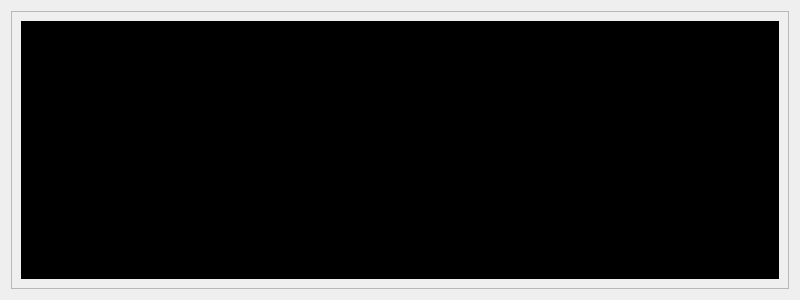
<?xml version="1.0" encoding="UTF-8"?>
<ui version="4.0">
 <class>Form</class>
 <widget class="QWidget" name="Form">
  <property name="geometry">
   <rect>
    <x>0</x>
    <y>0</y>
    <width>800</width>
    <height>300</height>
   </rect>
  </property>
  <property name="minimumSize">
   <size>
    <width>800</width>
    <height>300</height>
   </size>
  </property>
  <property name="windowTitle">
   <string>Form</string>
  </property>
  <property name="styleSheet">
   <string notr="true">QScrollBar:horizontal { border: 2px solid grey; background: #32CC99; height: 15px; margin: 0px 20px 0 20px; }
QScrollBar::handle:horizontal { background: white; min-width: 20px; }
QScrollBar::add-line:horizontal { border: 2px solid grey; background: #32CC99; width: 20px; subcontrol-position: right; subcontrol-origin: margin; }
QScrollBar::sub-line:horizontal { border: 2px solid grey; background: #32CC99; width: 20px; subcontrol-position: left; subcontrol-origin: margin; }
QScrollBar:vertical { border: 2px solid grey; background: #32CC99; width: 15px; margin: 22px 0 22px 0; }
QScrollBar::handle:vertical { background: white; min-height: 20px; }
QScrollBar::add-line:vertical { border: 2px solid grey; background: #32CC99; height: 20px; subcontrol-position: bottom; subcontrol-origin: margin; }
QScrollBar::sub-line:vertical { border: 2px solid grey; background: #32CC99; height: 20px; subcontrol-position: top; subcontrol-origin: margin; }
QScrollBar::up-arrow:vertical, QScrollBar::down-arrow:vertical { border: 2px solid grey; width: 3px; height: 3px; background: white; }
QScrollBar::add-page:vertical, QScrollBar::sub-page:vertical { background: none; }</string>
  </property>
  <layout class="QVBoxLayout" name="verticalLayout">
   <item>
    <widget class="QScrollArea" name="scrollArea">
     <property name="styleSheet">
      <string notr="true"/>
     </property>
     <property name="widgetResizable">
      <bool>true</bool>
     </property>
     <widget class="QWidget" name="scrollAreaWidgetContents">
      <property name="geometry">
       <rect>
        <x>0</x>
        <y>0</y>
        <width>780</width>
        <height>280</height>
       </rect>
      </property>
      <property name="styleSheet">
       <string notr="true"/>
      </property>
      <layout class="QVBoxLayout" name="verticalLayout_2">
       <item>
        <widget class="QTextBrowser" name="Terminal">
         <property name="styleSheet">
          <string notr="true">background-color: rgb(0, 0, 0);
selection-background-color: rgb(170, 0, 0);
color: rgb(255, 255, 255);</string>
         </property>
         <property name="html">
          <string>&lt;!DOCTYPE HTML PUBLIC &quot;-//W3C//DTD HTML 4.0//EN&quot; &quot;http://www.w3.org/TR/REC-html40/strict.dtd&quot;&gt;
&lt;html&gt;&lt;head&gt;&lt;meta name=&quot;qrichtext&quot; content=&quot;1&quot; /&gt;&lt;style type=&quot;text/css&quot;&gt;
p, li { white-space: pre-wrap; }
&lt;/style&gt;&lt;/head&gt;&lt;body style=&quot; font-family:'Sans Serif'; font-size:9pt; font-weight:400; font-style:normal;&quot;&gt;
&lt;p style=&quot;-qt-paragraph-type:empty; margin-top:0px; margin-bottom:0px; margin-left:0px; margin-right:0px; -qt-block-indent:0; text-indent:0px;&quot;&gt;&lt;br /&gt;&lt;/p&gt;&lt;/body&gt;&lt;/html&gt;</string>
         </property>
        </widget>
       </item>
      </layout>
     </widget>
    </widget>
   </item>
  </layout>
 </widget>
 <resources/>
 <connections/>
</ui>
